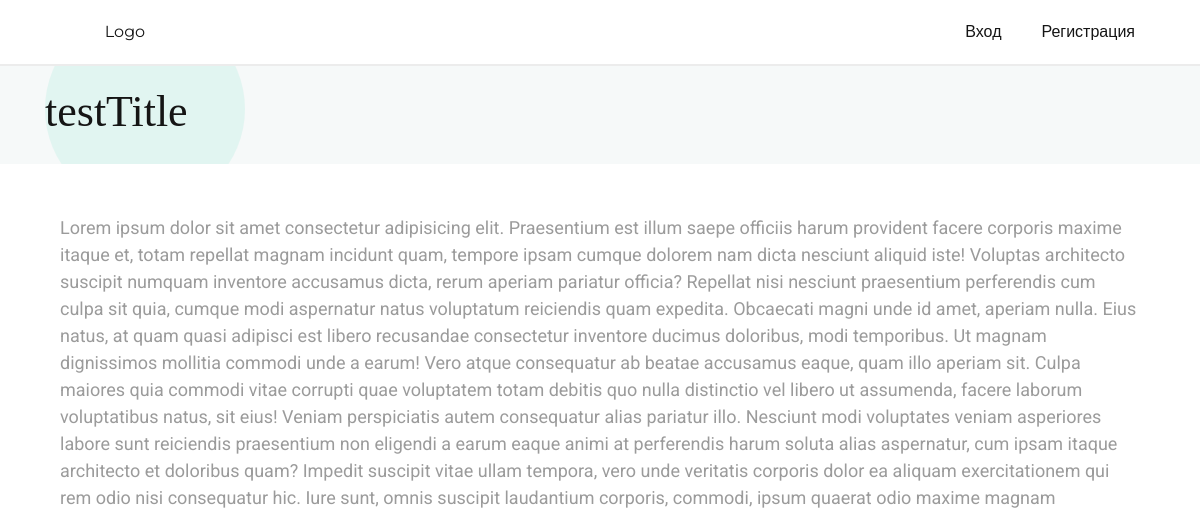
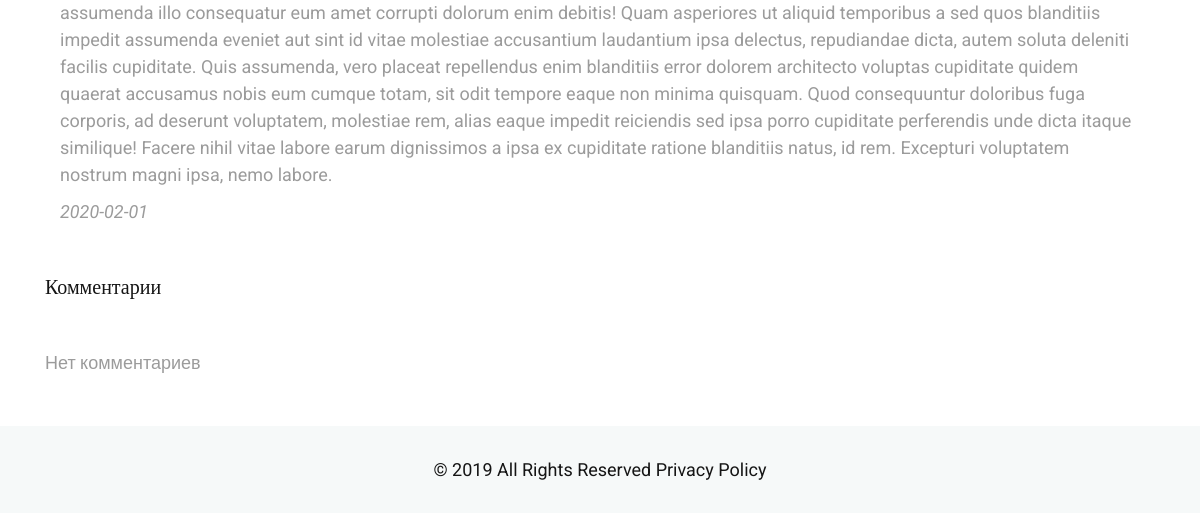
Page /post.php?id=1 on the earlier database version (2 pictures, top to bottom).
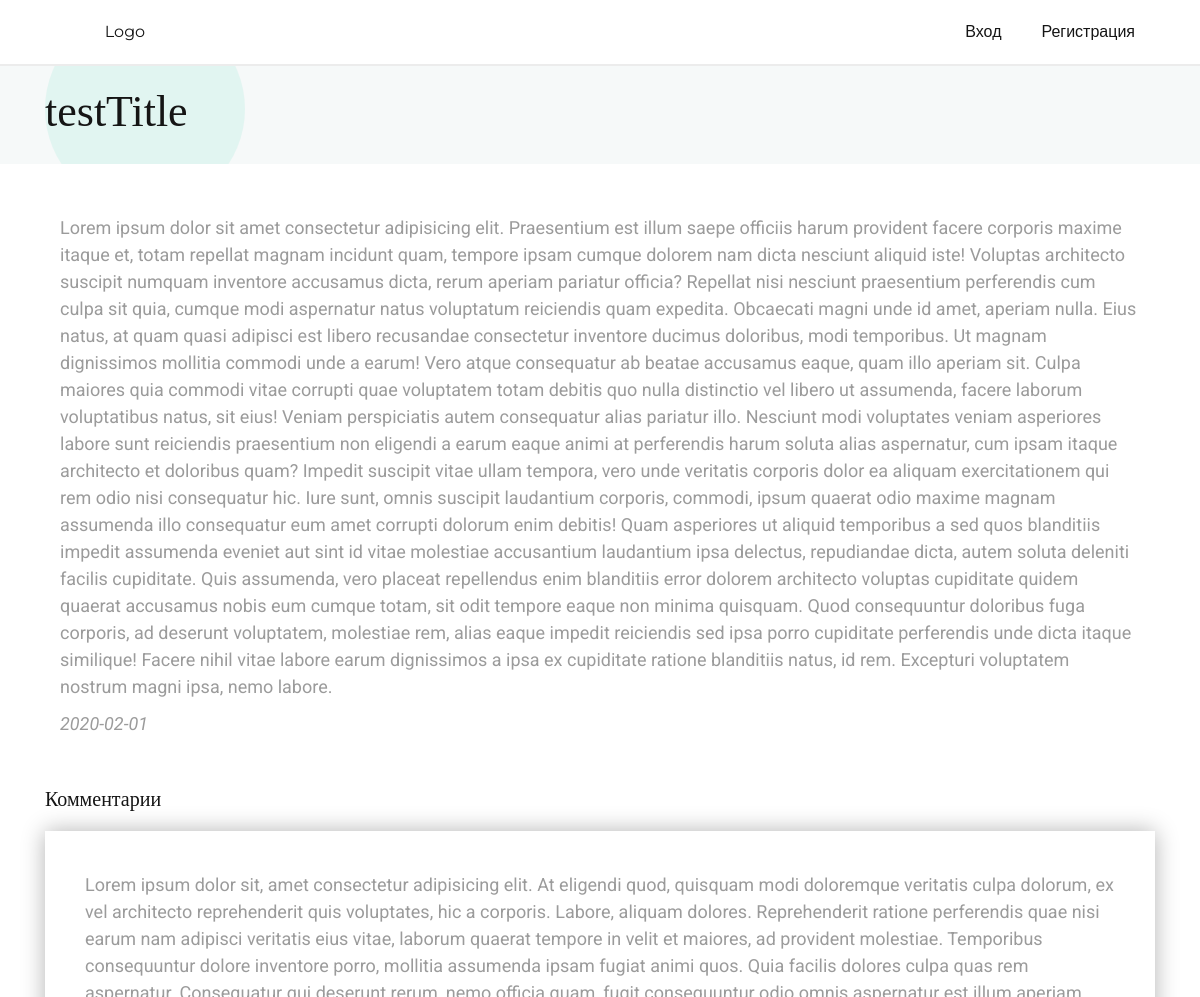
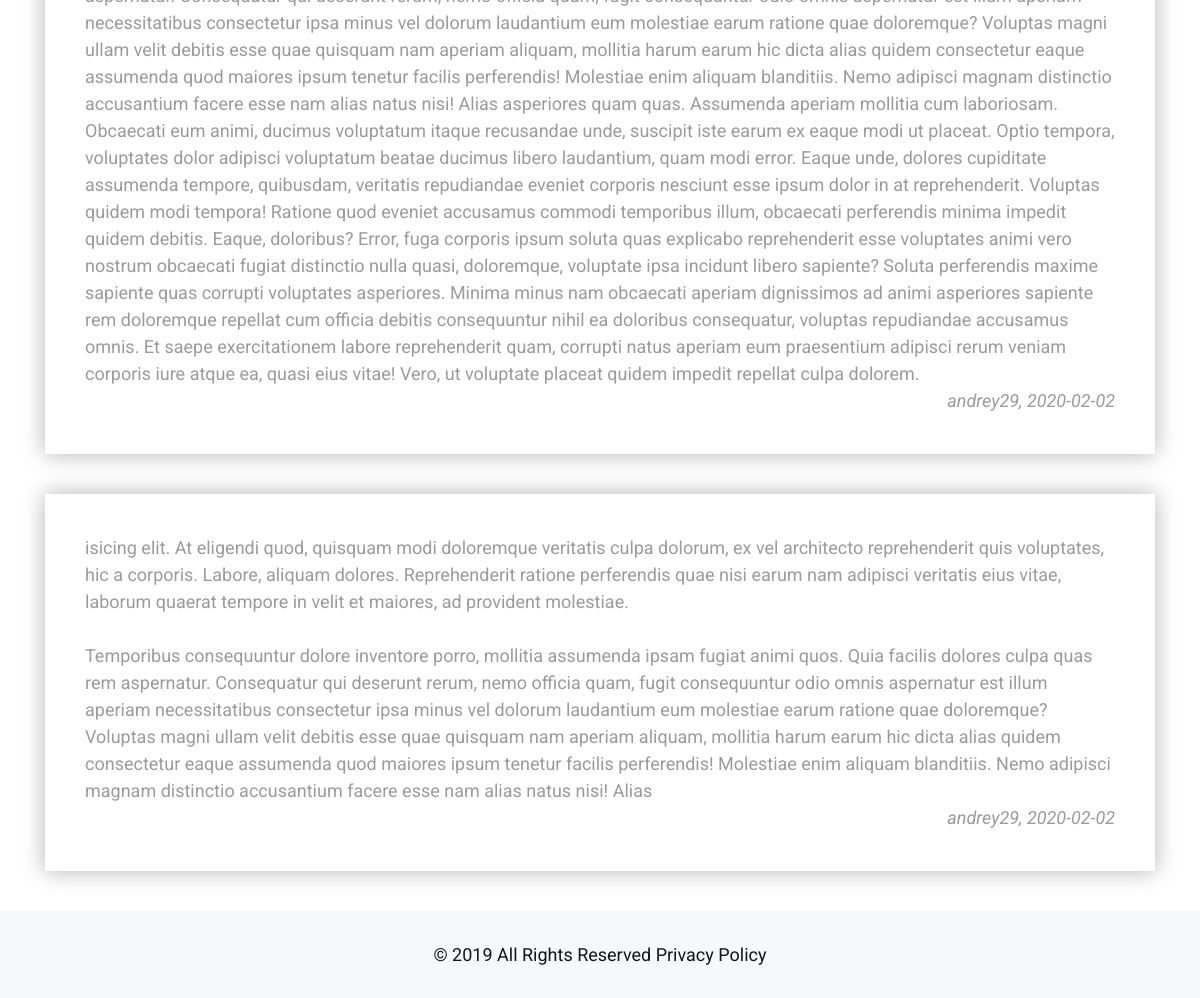
Same page on the later database version (2 pictures, top to bottom).
### tables this page shows
CREATE TABLE `posts` (
  `id` int(11) NOT NULL,
  `title` varchar(250) DEFAULT NULL,
  `content` text DEFAULT NULL,
  `date` date DEFAULT current_timestamp()
);

CREATE TABLE `comment` (
  `id` int(11) NOT NULL,
  `idpost` int(11) NOT NULL,
  `commentuser` varchar(200) DEFAULT NULL,
  `commenttext` text DEFAULT NULL,
  `commentdate` date DEFAULT current_timestamp()
);

### post.php (the view, shortened to what this page needs)
<?php
$postid = htmlspecialchars($_GET['id']);
include_once "header.php";
$sql = "select * from posts WHERE id = :id";
    if ($stmt = $conn->prepare($sql)) {
        $stmt->bindValue(':id', (int)$postid);
        $stmt->execute();
        $row = $stmt->fetch();
        if ($row != null) {
        ?>
            <div class="title">
                <div class="container">
                    <div class="title-text">
                        <h1>
                            <?= $row['title']?>
                        </h1>
                    </div>
                </div>
            </div>
            <div class="container">
                <div class="row content">
                    <div class="col-md-12">
                        <div class="content-main">
                            <?= $row['content']?>
                        </div>
                        <div class="content-date">
                            <?= $row['date']?>
                        </div>
                    </div>
                </div>
                <h2>Комментарии</h2>
                <?php
                    $sql = "select c.* from comment c WHERE idpost = :idpost";
                    if ($stmt = $conn->prepare($sql)) {
                        $stmt->bindValue(':idpost', (int)$postid);
                        $stmt->execute();
                        $rows = $stmt->fetchAll(PDO::FETCH_ASSOC);
                        if ($rows != null) {
                            foreach ($rows as $key => $row) {
                                ?>
                                    <div class="comment">
                                        <div class="comment-item">
                                            <div class="comment-text">
                                                <?= nl2br($row['commenttext'])?>
                                            </div>
                                            <div class="comment-meta">
                                            <?= $row['commentuser']?>, <?= $row['commentdate']?>
                                            </div>
                                        </div>
                                    </div>
                                <?php
                            }
                        } else {
                            ?>
                                <div class="content">
                                    Нет комментариев
                                </div>
                            <?php
                        }
                    }
                ?>
            </div>
        <?php
        }
        else {
            echo "404";
        }
    }
?>
<?php include_once "footer.php"; ?>

### header.php (shortened to what this page needs)
<!DOCTYPE html>
<html lang="ru">
<head>
    <link rel="stylesheet" href="https://use.fontawesome.com/releases/v5.1.0/css/all.css">
    <link rel="stylesheet" href="https://stackpath.bootstrapcdn.com/bootstrap/4.3.1/css/bootstrap.min.css">
    <link rel="stylesheet" type="text/css" media="screen" href="css/style.css" />
</head>
<body>
<nav class="top-navbar">
    <div class="container">
        <div class="row mainnavbar">
            <div class="mainnavbar-logo col-2">
                <a class="menu-item" href="/">Logo</a></li>
            </div>
            <div class="col-10">
                <ul class="mainnavbar-menu">
                <?php
                    if (isset($_SESSION['username'])) { ?>
                        <li class="menu-item"><a><?php echo $_SESSION['username']; ?></a></li>
                        <li> <a href="index.php?logout='1'">Выход</a> </li>
                <?php
                }
                else {
                    ?>
                    <li class="menu-item"><a href="/login.php">Вход</a></li>
                    <li class="menu-item"><a href="/register.php">Регистрация</a></li>
                    <?php
                }
                ?>
                </ul>
            </div>
        </div>
    </div>
</nav>

### footer.php
<footer>
    ©  2019 All Rights Reserved Privacy Policy
</footer>
</body>
</html>

### css/style.css (style rules this page uses)
html { font-size: 10px; }
body { font-family: 'Roboto', sans-serif; overflow-x: hidden; font-size: 1.8rem; color: #151515; }
h1, h2, h3, h4 { font-family: 'Playfair Display', serif; }
.top-navbar { font-family: 'Montserrat', sans-serif; font-size: 1.6rem; border-bottom: 2px solid #ececec; background-color: #fff; }
.mainnavbar-logo { text-align: center; padding: 1rem 0; margin: 1rem 0; }
.mainnavbar-logo a { text-decoration: none; color: #151515; }
.mainnavbar-menu { width: 100%; list-style: none; display: -webkit-box; display: -ms-flexbox; display: flex; -webkit-box-pack: end; -ms-flex-pack: end; justify-content: flex-end; margin: 0; }
.mainnavbar-menu li { text-align: center; }
.mainnavbar-menu li a { position: relative; display: block; padding: 1rem 0; margin: 1rem 2rem; text-decoration: none; color: #151515; }
.mainnavbar-menu li a:after { position: absolute; top: 100%; left: 0; width: 100%; height: 3px; background: #cef1ea; content: ''; opacity: 0; -webkit-transition: opacity 0.3s, -webkit-transform 0.3s; transition: opacity 0.3s, -webkit-transform 0.3s; transition: opacity 0.3s, transform 0.3s; transition: opacity 0.3s, transform 0.3s, -webkit-transform 0.3s; -webkit-transform: translateY(10px); transform: translateY(10px); }
.title { background-color: #f6f9f9; padding: 2rem 0; overflow: hidden; }
.title h1 { position: relative; font-size: 4.4rem; z-index: 3; }
.title-text { position: relative; }
.title-text:after { position: absolute; bottom: -7rem; display: block; content: ''; width: 20rem; height: 20rem; background-color: #cef1ea; opacity: .5; border-radius: 50%; }
.content { margin: 5rem 0; color: #9b9b9b; }
.content-date { margin-top: 1rem; font-style: italic; }
h2 { margin-bottom: 2rem; }
.comment { color: #9b9b9b; }
.comment-item { background-color: #fff; padding: 4rem; -webkit-box-shadow: 0 0 22px rgba(0, 0, 0, 0.3); box-shadow: 0 0 22px rgba(0, 0, 0, 0.3); margin-bottom: 4rem; }
.comment-meta { font-style: italic; text-align: right; }
.content { -webkit-box-flex: 1; -ms-flex-positive: 1; flex-grow: 1; }
footer { padding: 3rem; text-align: center; background-color: #f6f9f9; color: #151515; }

Differences in the rows shown:
added comment: commenttext "Lorem ipsum dolor sit, amet consectetur adipisicing elit. At eligendi quod, quisquam modi doloremque veritatis culpa dolorum, ex vel architecto reprehenderit quis voluptates, hic a corporis. Labore, aliquam dolores. Reprehenderit ratione perferendis quae nisi earum nam adipisci veritatis eius vitae, laborum quaerat tempore in velit et maiores, ad provident molestiae. Temporibus consequuntur dolore inventore porro, mollitia assumenda ipsam fugiat animi quos. Quia facilis dolores culpa quas rem aspernatur. Consequatur qui deserunt rerum, nemo officia quam, fugit consequuntur odio omnis aspernatur est illum aperiam necessitatibus consectetur ipsa minus vel dolorum laudantium eum molestiae…", commentuser "andrey29", commentdate "2020-02-02"
added comment: commenttext "isicing elit. At eligendi quod, quisquam modi doloremque veritatis culpa dolorum, ex vel architecto reprehenderit quis voluptates, hic a corporis. Labore, aliquam dolores. Reprehenderit ratione perferendis quae nisi earum nam adipisci veritatis eius vitae, laborum quaerat tempore in velit et maiores, ad provident molestiae. Temporibus consequuntur dolore inventore porro, mollitia assumenda ipsam fugiat animi quos. Quia facilis dolores culpa quas rem aspernatur. Consequatur qui deserunt rerum, nemo officia quam, fugit consequuntur odio omnis aspernatur est illum aperiam necessitatibus consectetur ipsa minus vel dolorum laudantium eum molestiae earum ratione quae doloremque? Voluptas magni…", commentuser "andrey29", commentdate "2020-02-02"
Other differences:
text no longer shown: "Нет комментариев"
